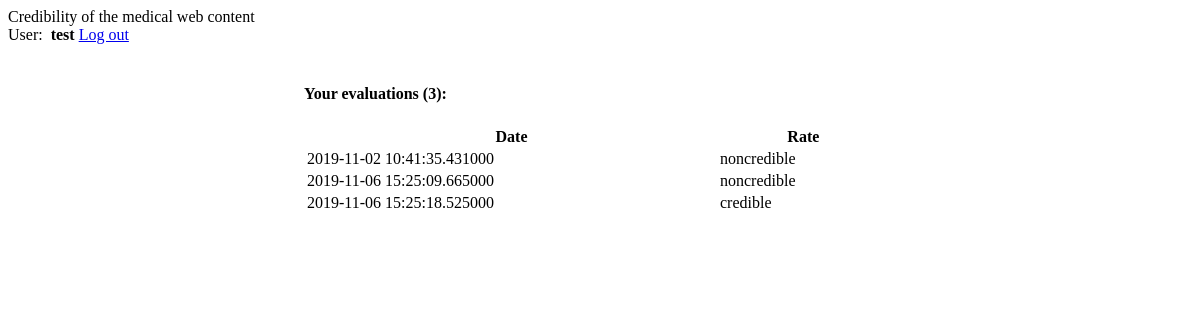
The app's page /index (signed in) with its own data.
### app/models.py (models this page shows, shortened)
class User(UserMixin, db.Model):
    id = db.Column(db.Integer, primary_key=True)
    username = db.Column(db.String(64), index=True, unique=True)
    email = db.Column(db.String(120), index=True, unique=True)
    password_hash = db.Column(db.String(128))
    @property
    def is_authenticated(self):
        return True

class Task(db.Model):
    task_id = db.Column(db.Integer, primary_key=True)
    sentence_id = db.Column(db.Integer, db.ForeignKey('sentence.sentence_id'), unique=True)
    user_id = db.Column(db.Integer, db.ForeignKey('user.id'))
    time_start = db.Column(db.DateTime)
    time_end = db.Column(db.DateTime)
    rate = db.Column(db.Enum(CredibilityRates))
    tags = db.Column(db.String(200))

### app/routes.py (the view)
@app.route('/')
@app.route('/index')
@login_required
def index():
    tasks = Task.query.filter_by(
        user_id=current_user.id
    ).filter(Task.rate != None).all()
    nextTask = Task.query.filter_by(
        user_id=current_user.id,
        rate = None
    ).first()
    return render_template(
        'index.html',
        title='Home',
        tasks=tasks,
        nextTask=nextTask
    )

### app/__init__.py (called while the page is built)
@login_manager.user_loader
def load_user(user_id):
    return models.User.query.get(user_id)

### app/templates/index.html (shortened to what this page needs)
{% extends "base.html" %}
{% block content %}
    <div class="home-container">
        <h4>Your evaluations ({{ tasks.__len__() }}): </h4>
        <table class="mdl-data-table mdl-data-table--selectable mdl-shadow--2dp taks-table">
            <thead>
                <tr>
                    <th>Date</th>
                    <th>Rate</th>
                </tr>
            </thead>
            {% for task in tasks %}
                <tr>
                    <td>
                        {% if task.time_end %}
                            {{ task.time_end }}
                        {% endif %}
                    </td>
                    <td>
                        {{ task.rate.value }}
                    </td>
                    <td>
                    </td>
                </tr>
            {% endfor %}
        </table>
    </div>
{% endblock %}

### app/templates/base.html (shortened to what this page needs)
<!DOCTYPE html>
<html>
    <head>
        <link rel="stylesheet" href="https://code.getmdl.io/1.3.0/material.blue-pink.min.css" />
        <link rel="stylesheet" href="{{ url_for('static', filename='css/main.css') }}">
    </head>
    <body class="mdl-color--grey-100">
        <div class="mdl-layout mdl-js-layout mdl-layout--fixed-header">
            <header class="mdl-layout__header">
                <div class="mdl-layout__header-row">
                    <span class="mdl-layout-title">Credibility of the medical web content</span>
                    <nav class="mdl-navigation mdl-layout--large-screen-only">
                        {% if current_user.is_authenticated %}
                            User: <strong>&nbsp;{{ current_user.username }}</strong>
                            <a class="mdl-navigation__link" href="{{ url_for('logout') }}">
                                Log out
                            </a>
                        {% endif %}
                    </nav>
                </div>
            </header>
            <main class="mdl-layout__content">
                <div class="page-content">
                    {% block content %}{% endblock %}
                </div>
            </main>
        </div>
    </body>
</html>

### app/static/css/main.css (style rules this page uses)
.page-content { display: flex; justify-content: center; padding: 20px 0; }
.home-container { width: 50%; max-width: 800px; }
.home-container table { width: 100%; }

### records on screen
User: username "test"
Task: time_end "2019-11-02 10:41:35.431000", rate.value "noncredible"
Task: time_end "2019-11-06 15:25:09.665000", rate.value "noncredible"
Task: time_end "2019-11-06 15:25:18.525000", rate.value "credible"

### other values on screen
{{ tasks.__len__() }} "3"
